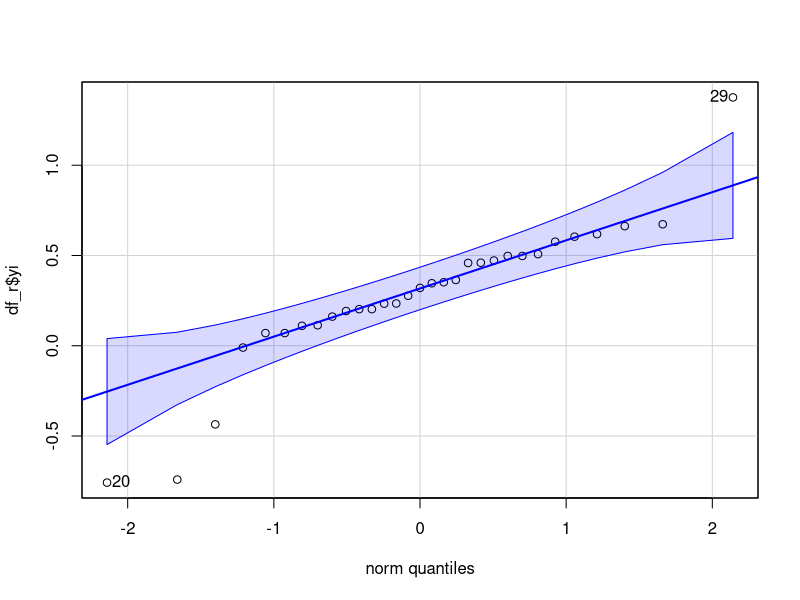
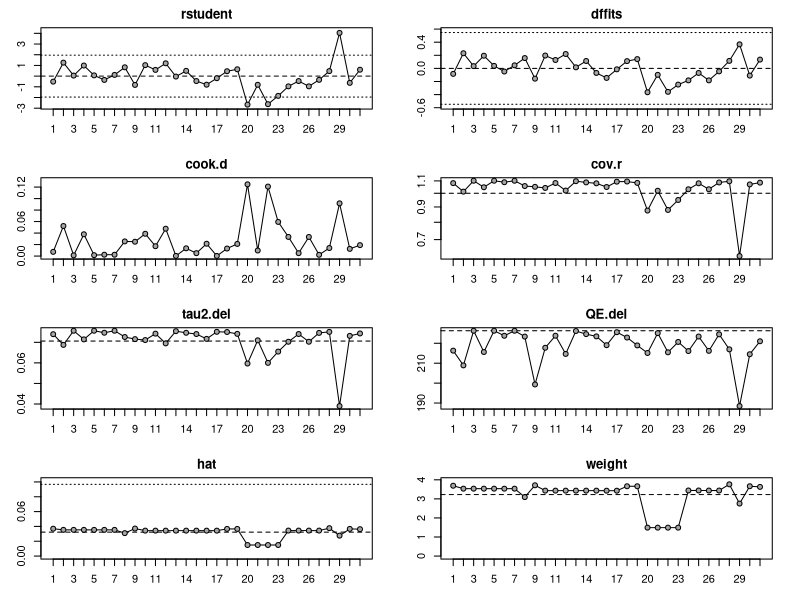
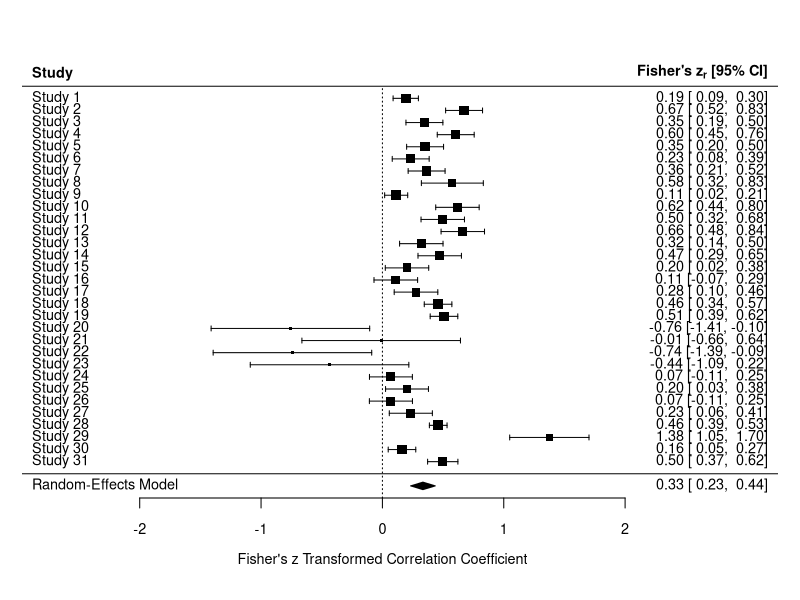
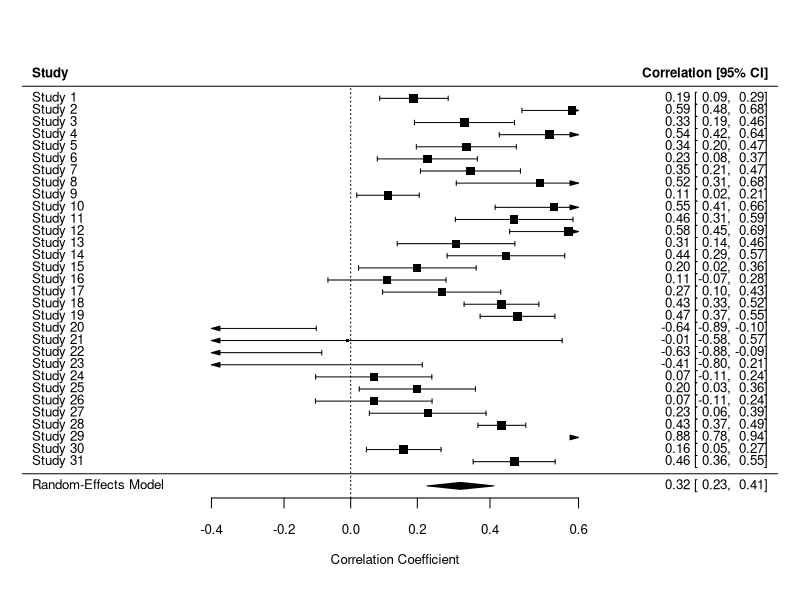
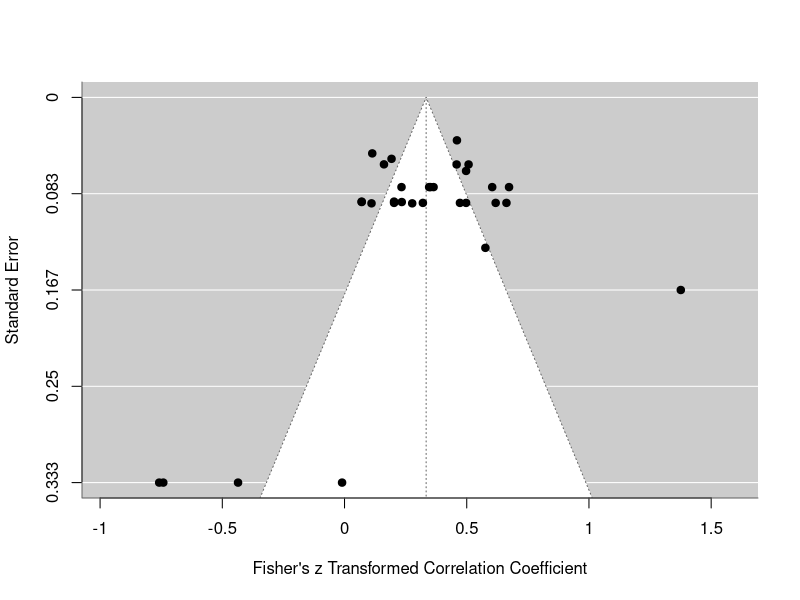
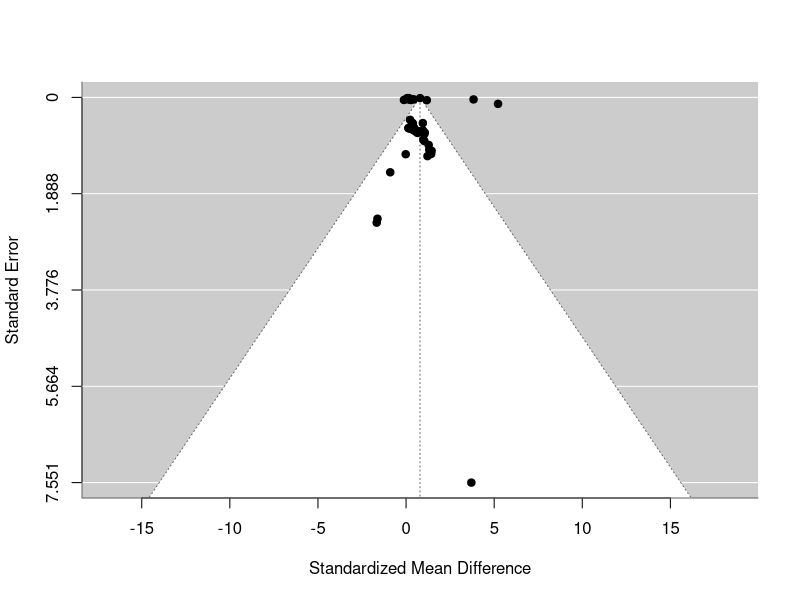
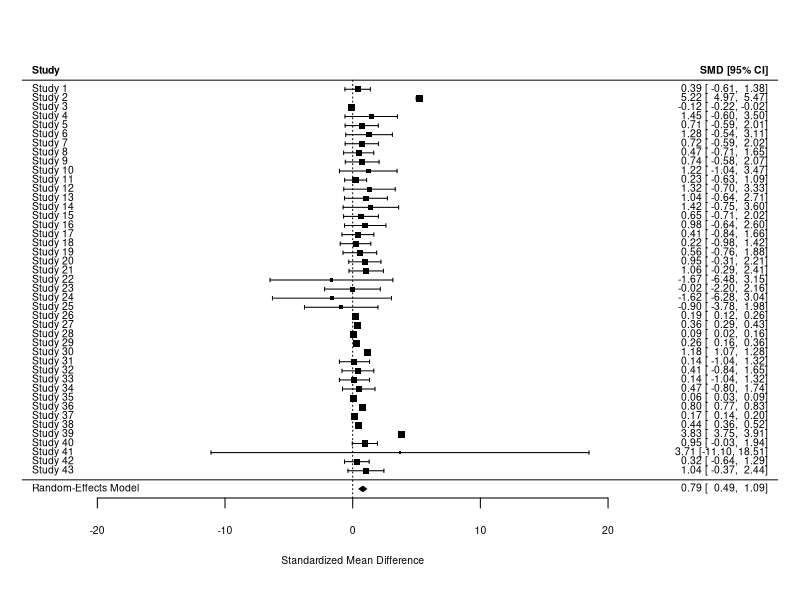

The R source for these figures, in order:
## ---- chunk 1
knitr::opts_chunk$set(echo = TRUE)
## ---- chunk 2
library(readxl)
library(dplyr)
library(metafor)
## ---- chunk 3
df = read_excel("PaperCharacterizationTable_Meta.xlsx",
                sheet = "Metacognition",
                skip = 1)
## ---- chunk 4
df = df %>% select(-starts_with('...'))
## ---- chunk 5
colnames(df)
## ---- chunk 6
# Sample size included, Sex (%female), "Ethnic background (% white)"
# age range, d or R, effect size, V, 95% CI
# Select only the columns you're interested in
df_meta = df %>% select(`Sample size included`, `Sex (%female)`, `Ethnic background (% white)`,
                        `age range`, `d or R`, `effect size`, `V`, `95% CI`)
## ---- chunk 7
# Define the function
transform_var_names <- function(df) {
  # Get the variable names
  var_names <- names(df)
  
  # Replace spaces with underscores
  new_var_names <- gsub(" ", "_", var_names)
  
  # Assign the new variable names back to the data frame
  names(df) <- new_var_names
  
  # Return the modified data frame
  return(df)
}

# Use the function

## ---- chunk 8
df_meta <- transform_var_names(df_meta)
df_meta
## ---- chunk 9
df_meta |> colnames()
## ---- chunk 10
df_meta = df_meta[df_meta$d_or_R == "r" | df_meta$d_or_R == "d", ]
df_meta$d_or_R = as.factor(df_meta$d_or_R)
df_meta
## ---- chunk 11
df_meta = df_meta[!is.na(df_meta$V),]
## ---- chunk 12
df_meta$`Ethnic_background_(%_white)` = ifelse(df_meta$`Ethnic_background_(%_white)` == "-", NA, df_meta$`Ethnic_background_(%_white)`)
## ---- chunk 13
# Define the function
convert_percentage <- function(vec) {
  # Identify the elements that end with a "%" sign
  percentage_indices <- grepl("%$", vec)
  
  # For these elements, remove the "%" sign, convert to numeric, and divide by 100
  vec[percentage_indices] <- as.numeric(sub("%", "", vec[percentage_indices])) / 100
  
  # Convert to as.numeric
  vec = as.numeric(vec)
  
  # Return the modified vector
  return(vec)
}
## ---- chunk 14
df_meta$`Ethnic_background_(%_white)` = convert_percentage(df_meta$`Ethnic_background_(%_white)`)
## ---- chunk 15
df_meta$`Sex_(%female)` = ifelse(df_meta$`Sex_(%female)` == '-', NA, df_meta$`Sex_(%female)`)
df_meta$`Sex_(%female)` = convert_percentage(df_meta$`Sex_(%female)`)
## ---- chunk 16
df_meta$`Sex_(%female)`
## ---- chunk 17
df_meta$effect_size[30] = '1.177'
## ---- chunk 18
# Define the function
convert_values <- function(vec) {
  # Identify the elements that end with a "%" sign
  percentage_indices <- grepl("%$", vec)
  
  # For these elements, remove the "%" sign, convert to numeric, and divide by 100
  vec[percentage_indices] <- as.numeric(sub("%", "", vec[percentage_indices])) / 100
  
  # Identify the elements that start with "("
  bracket_indices <- grepl("^\\(", vec)
  
  # For these elements, remove the "(" and ")" characters and convert to numeric
  vec[bracket_indices] <- as.numeric(sub("\\)$", "", sub("^\\(", "", vec[bracket_indices])))
  
  # Convert the rest of the vector to numeric
  vec[!is.na(vec) & !percentage_indices & !bracket_indices] <- as.numeric(vec[!is.na(vec) & !percentage_indices & !bracket_indices])
  
  # Return the modified vector
  return(vec)
}


df_meta$effect_size = convert_values(df_meta$effect_size)
## ---- chunk 19
df_meta$V = as.numeric(df_meta$V)
## ---- chunk 20
df_meta$effect_size = as.numeric(df_meta$effect_size)
## ---- chunk 21
df_meta$std = sqrt(df_meta$V)
## ---- chunk 22
str(df_meta)
## ---- chunk 23
# Define the function
fix_and_split_values <- function(vec) {
  # Replace the first and third commas with a period
  fixed_vec <- gsub("^\\[([^,]*),", "[\\1.", vec)
  fixed_vec <- gsub(",([^,]*)\\]$", ".\\1]", fixed_vec)
  
  # Split the string at the remaining comma
  split_vec <- strsplit(fixed_vec, ",")
  
  # Initialize vectors for val1 and val2
  val1 <- numeric(length(vec))
  val2 <- numeric(length(vec))
  
  # Loop over the split_vec list
  for (i in seq_along(split_vec)) {
    # Remove the "[" and "]" characters and convert to numeric
    val1[i] <- as.numeric(gsub("\\[", "", split_vec[[i]][1]))
    val2[i] <- as.numeric(gsub("\\]", "", split_vec[[i]][2]))
  }
  
  # Return a data frame with two columns
  return(data.frame(val1 = val1, val2 = val2))
}

# Use the function

fix_and_split_values(df_meta$`95%_CI`)
## ---- chunk 24
# Load the stringr package
library(stringr)

# Define the string
str <- "[0,0694, 0,315]"

# Count the number of commas
str_count(str, ",")
## ---- chunk 25


convert_CI = function(CI){
  CI_final = c()
  for(ci in CI){
    if (str_count(ci, ',') == 3){
      ci = gsub("^\\[([^,]*),", "[\\1.", str)
      ci = gsub(",([^,]*)\\]$", ".\\1]", str)
    }
    CI_final = c(CI_final, ci)
  }
  return(CI_final)
}

convert_CI(df_meta$`95%_CI`)

## ---- chunk 26
num_commas = str_count(df_meta$`95%_CI`, ',')
ind = which(num_commas == 3)

for(i in ind) {
  string = df_meta$`95%_CI`[i]
  string = gsub("^\\[([^,]*),", "[\\1.", string)
  string = gsub(",([^,]*)\\]$", ".\\1]", string)
  df_meta$`95%_CI`[i] = string 
}
## ---- chunk 27
df_meta$`95%_CI`
## ---- chunk 28
# Define the function
split_values <- function(vec) {
  # Split the string at the comma
  split_vec <- strsplit(vec, ",")
  
  # Initialize vectors for val1 and val2
  val1 <- numeric(length(vec))
  val2 <- numeric(length(vec))
  
  # Loop over the split_vec list
  for (i in seq_along(split_vec)) {
    # Check if there are more than two elements
    if (length(split_vec[[i]]) > 2) {
      # There is an error
      next
    }
    
    # Remove the "[" and "]" characters, replace any commas with periods, and convert to numeric
    val1[i] <- as.numeric(sub(",", ".", gsub("\\[", "", split_vec[[i]][1])))
    val2[i] <- as.numeric(sub(",", ".", gsub("\\]", "", split_vec[[i]][2])))
  }
  
  # Return a data frame with two columns
  return(data.frame(lower_CI = val1, upper_CI = val2))
}

# Use the function
df = split_values(df_meta$`95%_CI`)
df
## ---- chunk 29
df_meta$lower_CI = df$lower_CI
df_meta$upper_CI = df$upper_CI
## ---- chunk 30
df_meta$SE = (df_meta$effect_size - df_meta$lower_CI)/qnorm(0.975)
## ---- chunk 31
(df_meta$effect_size - df_meta$lower_CI)/qnorm(0.975)
## ---- chunk 32
(df_meta$upper_CI - df_meta$effect_size)/(qnorm(0.975))
## ---- chunk 33
sqrt(df_meta$V) # standard deviation (square root of the standar error)
## ---- chunk 34
df_meta$SE = sqrt(df_meta$V/df_meta$Sample_size_included)
## ---- chunk 35
df_meta$lower_CI = df_meta$effect_size - df_meta$SE*qnorm(0.975)
df_meta$upper_CI = df_meta$effect_size + df_meta$SE*qnorm(0.975)
## ---- chunk 36
df_meta |> colnames()
## ---- chunk 37
df <- df_meta |>
  rename(ni = Sample_size_included, type = d_or_R,
         female_perc = `Sex_(%female)`,
         white_ethnicity = `Ethnic_background_(%_white)`) %>%
  select(ni, type, effect_size, V, std, lower_CI, upper_CI, SE, female_perc, white_ethnicity) 
## ---- chunk 38
df_r = df[df$type == "r",]

df_r = escalc(measure = "ZCOR", ri = effect_size, ni = ni,
                 data = df_r)
## ---- chunk 39
library(car)
qqPlot(df_r$yi) # the yi variable is normally distributed ~N(0, 1)
## ---- chunk 40
res_r = rma(yi, vi, data = df_r)
res_r
## ---- chunk 41
inf_r = influence(res_r)
## ---- chunk 42
inf_r$inf$inf
## ---- chunk 43
plot(inf_r)
## ---- chunk 44
forest(res_r)

forest(res_r, atransf=transf.ztor,
       at=transf.rtoz(c(-0.4, -0.2, 0, 0.2, 0.4, 0.6)),
       digits=c(2, 1), cex=0.8)
## ---- chunk 45
funnel(res_r)
## ---- chunk 46
regtest(res_r)
## ---- chunk 47
colnames(df_r)
## ---- chunk 48
res_mod.female = rma(yi, vi, mods = ~female_perc, data = df_r)
res_mod.female
## ---- chunk 49
res_mod.white = rma(yi, vi, mods = ~white_ethnicity, data = df_r)
res_mod.white
## ---- chunk 50
convert_r_to_d = function(r){
  num = 2*r
  denom = sqrt((1 - r^2))
  return(num/denom)
}

convertSE_r_toSE_d = function(SE, r){
  num = 4*sqrt(SE)
  denom = (1 - r^2)^3
  return(sqrt(num/denom))
}
## ---- chunk 51
df_meta_r = df_meta[df_meta$d_or_R == "r", ]
## ---- chunk 52
df_meta_r |> select(effect_size, SE)
## ---- chunk 53
# Apply the functions only to the rows where d_or_R is 'r'
df_meta_r$effect_size_d = convert_r_to_d(df_meta_r$effect_size)

df_meta_r$SE = convertSE_r_toSE_d(df_meta_r$SE, df_meta_r$effect_size)
## ---- chunk 54
df_meta_r |> select(effect_size_d, SE)
## ---- chunk 55
ind = which(df_meta$d_or_R == "r")
df_meta$effect_size[ind] = df_meta_r$effect_size_d
df_meta$SE[ind] = df_meta_r$SE
## ---- chunk 56
df_meta |> select(effect_size, SE)
## ---- chunk 57
col_names = colnames(df_meta)
col_names[1] = "N"
col_names[2] = "female_prevalence"
col_names[3] = "white_prevalence"
col_names[4] = "type"
colnames(df_meta) = col_names
## ---- chunk 58
# Compute the standardized mean difference and its variance
df_meta = escalc(measure = "SMD", n1i = N, n2i = N, yi = effect_size, sei = SE, data = df_meta)
## ---- chunk 59
(ran <- rma(yi, vi, data=df_meta, method="DL"))
## ---- chunk 60
funnel(ran)                   # funnel plot with default settings, can be made prettier, see ?funnel
forest(ran) 
